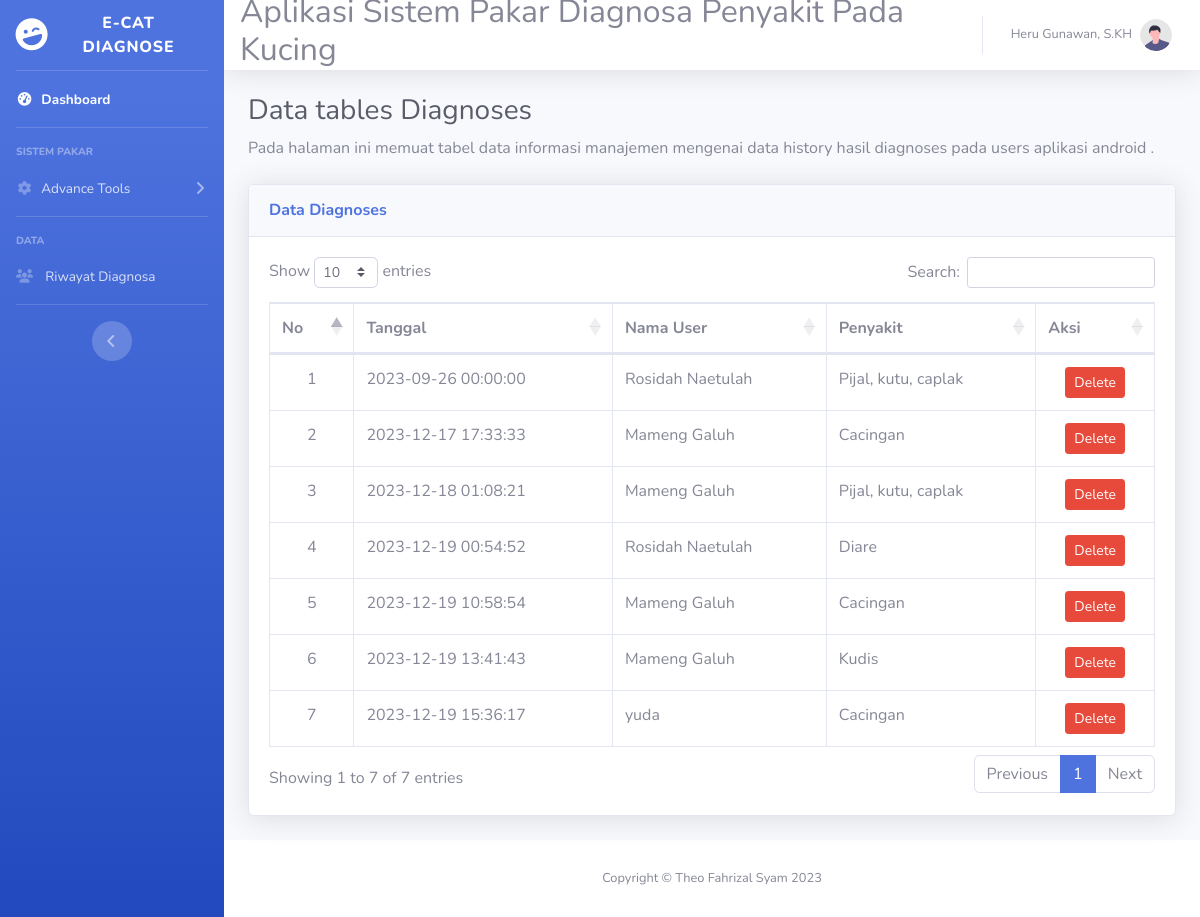
/web/doctor/page-diagnoses.php (signed in), run on the app's committed database.
### tables this page shows
CREATE TABLE `diagnoses` (
  `idDiagnose` int(11) NOT NULL,
  `date` datetime NOT NULL DEFAULT current_timestamp(),
  `idDisease` int(11) NOT NULL,
  `userId` int(11) NOT NULL
);

CREATE TABLE `users` (
  `userId` int(11) NOT NULL,
  `name` varchar(25) NOT NULL,
  `username` varchar(25) NOT NULL,
  `email` varchar(25) NOT NULL,
  `password` varchar(25) NOT NULL,
  `roleId` int(11) NOT NULL
);

CREATE TABLE `diseases` (
  `idDisease` int(11) NOT NULL,
  `codeOfDisease` varchar(5) NOT NULL,
  `nameOfDisease` varchar(30) NOT NULL,
  `latinNameOfDisease` varchar(40) NOT NULL,
  `picture` varchar(50) DEFAULT NULL,
  `description` text NOT NULL,
  `precaution` text NOT NULL,
  `solution` text NOT NULL
);

### web/doctor/page-diagnoses.php (the view, shortened to what this page needs)
<?php
require '../function.php';
?>
<!DOCTYPE html>
<html lang="en">
<head>
    <link href="../vendor/fontawesome-free/css/all.min.css" rel="stylesheet" type="text/css">
    <link href="../css/sb-admin-2.min.css" rel="stylesheet">
    <link href="../vendor/datatables/dataTables.bootstrap4.min.css" rel="stylesheet">
</head>
<body id="page-top">
    <div id="wrapper">
        <ul class="navbar-nav bg-gradient-primary sidebar sidebar-dark accordion" id="accordionSidebar">
            <a class="sidebar-brand d-flex align-items-center justify-content-center" href="index-doctor.php">
                <div class="sidebar-brand-icon rotate-n-15">
                    <i class="fas fa-laugh-wink"></i>
                </div>
                <div class="sidebar-brand-text mx-3">E-Cat diagnose</div>
            </a>
            <hr class="sidebar-divider my-0">
            <li class="nav-item active">
                <a class="nav-link" href="index-doctor.php">
                    <i class="fas fa-fw fa-tachometer-alt"></i>
                    <span>Dashboard</span></a>
            </li>
            <hr class="sidebar-divider">
            <div class="sidebar-heading">
                Sistem Pakar
            </div>
            <li class="nav-item">
                <a class="nav-link collapsed" href="#" data-toggle="collapse" data-target="#collapseTwo" aria-expanded="true" aria-controls="collapseTwo">
                    <i class="fas fa-fw fa-cog"></i>
                    <span>Advance Tools</span>
                </a>
            </li>
            <hr class="sidebar-divider">
            <div class="sidebar-heading">
                Data
            </div>
            <li class="nav-item">
                <a class="nav-link" href="page-diagnoses.php">
                    <i class="fas fa-fw fa-light fa-users"></i>
                    <span>Riwayat Diagnosa</span></a>
            </li>
            <hr class="sidebar-divider d-none d-md-block">
            <div class="text-center d-none d-md-inline">
                <button class="rounded-circle border-0" id="sidebarToggle"></button>
            </div>
        </ul>
        <div id="content-wrapper" class="d-flex flex-column">
            <div id="content">
                <nav class="navbar navbar-expand navbar-light bg-white topbar mb-4 static-top shadow">
                    <h2 class="ml-auto">
                    </h2>
                    <ul class="navbar-nav ml-auto">
                        <li class="nav-item dropdown no-arrow">
                            <a class="nav-link dropdown-toggle" href="#" id="userDropdown" role="button" data-toggle="dropdown" aria-haspopup="true" aria-expanded="false">
                                <span class="mr-2 d-none d-lg-inline text-gray-600 small"><?=$_SESSION['name']?></span>
                                <img class="img-profile rounded-circle" src="../img/undraw_profile.svg">
                            </a>
                        </li>
                    </ul>
                </nav>
                <div class="container-fluid">
                    <h1 class="h3 mb-2 text-gray-800">Data tables Diagnoses</h1>
                    <p class="mb-4">Pada halaman ini memuat tabel data informasi manajemen mengenai data history hasil diagnoses pada users aplikasi android .</p>
                    <div class="card shadow mb-4">
                        <div class="card-header py-3 d-flex align-items-center justify-content-between">
                            <h6 class="m-0 font-weight-bold text-primary">Data Diagnoses</h6>
                        </div>
                        <div class="card-body">
                            <div class="table-responsive">
                                <table class="table table-bordered" id="dataTable" width="100%" cellspacing="0">
                                    <thead>
                                        <tr>
                                            <th>No</th>
                                            <th>Tanggal</th>
                                            <th>Nama User</th>
                                            <th>Penyakit</th>
                                            <th>Aksi</th>
                                        </tr>
                                    </thead>
                                    <tbody>
                                        <tr>
                                            <?php
                                            $takeAllDiagnosesData = mysqli_query($link, "SELECT idDiagnose,date, name, nameOfDisease FROM diagnoses JOIN users USING(userId) JOIN diseases USING(idDisease)");
                                            $i = 1;
                                            while ($data = mysqli_fetch_array($takeAllDiagnosesData)) {
                                                $idDiagnose = $data['idDiagnose'];
                                                $date = $data['date'];
                                                $nameUser= $data['name'];
                                                $diseasesName= $data['nameOfDisease'];
                                            ?>
                                            <td class="text-center"><?= $i++ ?></td>
                                            <td><?= $date ?></td>
                                            <td><?= $nameUser ?></td>
                                            <td><?= $diseasesName ?></td>
                                            <td class="text-center">
                                                <div>
                                                    <button type="button" class="btn btn-danger btn-sm" data-toggle="modal" data-target="#delete<?= $idDiagnose; ?>">
                                                        Delete
                                                    </button>
                                                </div>
                                            </td>
                                        </tr>
                                    <?php
                                            };
                                    ?>
                                    </tbody>
                                </table>
                            </div>
                        </div>
                    </div>
                </div>
            </div>
            <footer class="sticky-footer bg-white">
                <div class="container my-auto">
                    <div class="copyright text-center my-auto">
                        <span>Copyright &copy; Theo Fahrizal Syam 2023</span>
                    </div>
                </div>
            </footer>
        </div>
    </div>
</body>
</html>

### data on the page
diagnoses: date "2023-09-26 00:00:00", userId.name "Rosidah Naetulah", idDisease.nameOfDisease "Pijal, kutu, caplak"
diagnoses: date "2023-12-17 17:33:33", userId.name "Mameng Galuh", idDisease.nameOfDisease "Cacingan"
diagnoses: date "2023-12-18 01:08:21", userId.name "Mameng Galuh", idDisease.nameOfDisease "Pijal, kutu, caplak"
diagnoses: date "2023-12-19 00:54:52", userId.name "Rosidah Naetulah", idDisease.nameOfDisease "Diare"
diagnoses: date "2023-12-19 10:58:54", userId.name "Mameng Galuh", idDisease.nameOfDisease "Cacingan"
diagnoses: date "2023-12-19 13:41:43", userId.name "Mameng Galuh", idDisease.nameOfDisease "Kudis"
diagnoses: date "2023-12-19 15:36:17", userId.name "yuda", idDisease.nameOfDisease "Cacingan"

### other printed values
$_SESSION['name'] "Heru Gunawan, S.KH"
